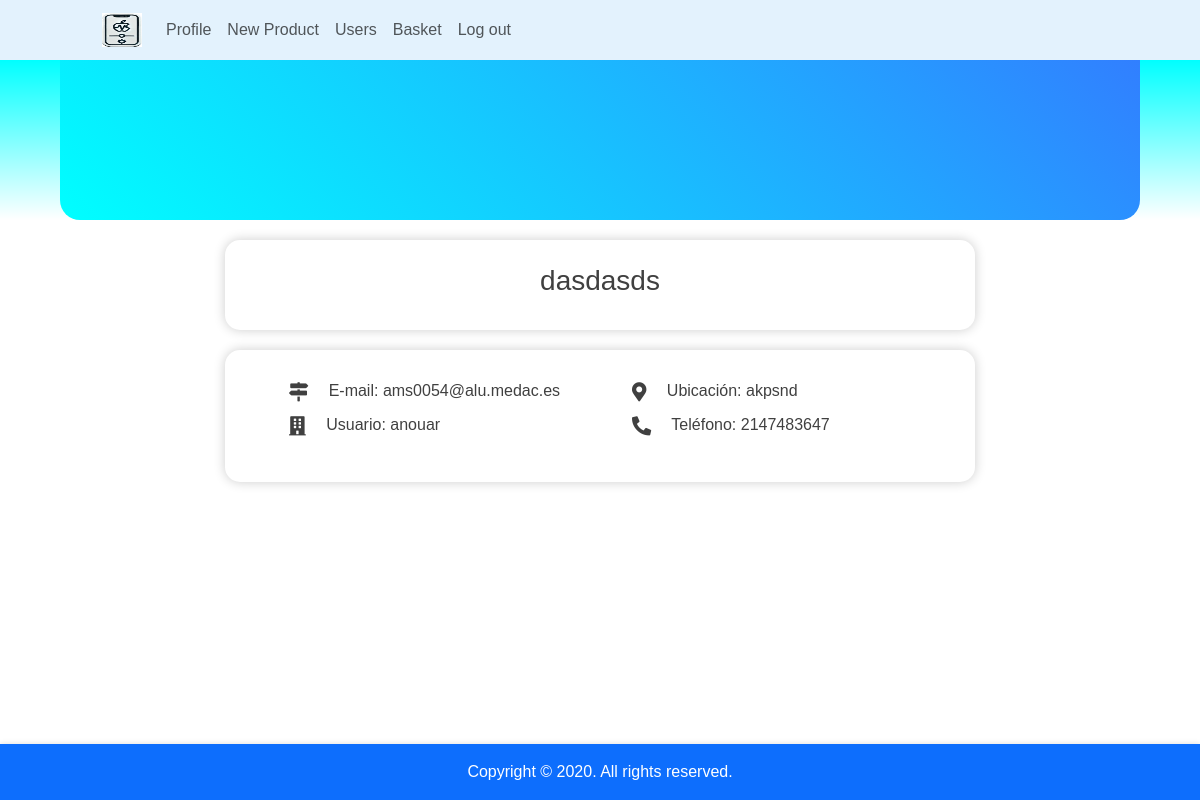
The app's page /root/public/html/profile.php (signed in) with its own data.
### tables this page shows
CREATE TABLE `usuarios` (
  `id` int(11) NOT NULL,
  `username` varchar(20) NOT NULL,
  `password` varchar(255) NOT NULL,
  `admin` tinyint(1) NOT NULL,
  `email` text NOT NULL,
  `telefono` int(11) NOT NULL,
  `ubicacion` text NOT NULL,
  `nombrecompleto` text NOT NULL
);

### server/daos/InfoProfile.php (called while the page is built, shortened)
<?php
include 'coneccion.php';
$usuario = $_SESSION['usuario'];
$sql = "SELECT nombrecompleto, email, username, ubicacion, telefono FROM usuarios WHERE username = ?";
$stmt = $conexion->prepare($sql);
$stmt->bind_param("s", $usuario);
$stmt->execute();
$resultado = $stmt->get_result();
if ($resultado->num_rows > 0) {
    $fila = $resultado->fetch_assoc();
    $nombrecompleto = $fila['nombrecompleto'];
    $email = $fila['email'];
    $username = $fila['username'];
    $ubicacion = $fila['ubicacion'];
    $telefono = $fila['telefono'];
}
?>

### root/public/html/profile.php (the view, shortened to what this page needs)
<?php
include '../../../server/daos/InfoProfile.php' ;
if (isset($_SESSION['usuario'])) {
    if (isset($_SESSION['admin']) && $_SESSION['admin'] == 1) {
        echo '
             <nav class="navbar navbar-expand-lg" style="background-color: #e3f2fd;">
            <div class="container-fluid">
                <a class="navbar-brand" href="onceregistred.php">
                    <img src="../img/logotipo.jpg" alt="Logo" width="40" height="34">
                </a>
                <ul class="navbar-nav me-auto mb-2 mb-lg-0">
                    <li class="nav-item">
                        <a class="nav-link" href="profile.php">Profile</a>
                    </li>
                    <li class="nav-item">
                        <a class="nav-link" href="../html/formprod.php">New Product</a>
                    </li>
                    <li class="nav-item">
                        <a class="nav-link" href="../html/panelusuarios.php">Users</a>
                    </li>
                    <li class="nav-item">
                        <a class="nav-link" href="../html/basket.php">Basket</a>
                    </li>
                        <li class="nav-item">
                        <a class="nav-link" href="../../../server/daos/log_out.php">Log out</a>
                    </li>
                </ul>
            </div>
        </nav>';
    }
}
?>
<!DOCTYPE html>
<html lang="en">
<head>
    <link rel="stylesheet" href="../css/styleprod.css">
    <link rel="stylesheet" type="text/css" href="https://necolas.github.io/normalize.css/8.0.1/normalize.css">
    <link rel="stylesheet" href="../thirdparty/web bootstrap/bootstrap-5.3.3-dist/css/bootstrap.min.css">
    <link rel="stylesheet" href="https://pro.fontawesome.com/releases/v5.10.0/css/all.css" />
</head>
<body>
    <section class="seccion-perfil-usuario">
    <div class="perfil-usuario-header">
        <div class="perfil-usuario-portada">
        </div>
    </div>
    <div class="perfil-usuario-body">
        <div class="perfil-usuario-bio">
            <h3 class="titulo"><?php echo htmlspecialchars($nombrecompleto); ?></h3>
        </div>
        <div class="perfil-usuario-footer">
            <ul class="lista-datos">
                <li><i class="icono fas fa-map-signs"></i> E-mail: <?php echo htmlspecialchars($email); ?></li>
                <li><i class="icono fas fa-building"></i> Usuario: <?php echo htmlspecialchars($username); ?></li>
            </ul>
            <ul class="lista-datos">
                <li><i class="icono fas fa-map-marker-alt"></i> Ubicación: <?php echo htmlspecialchars($ubicacion); ?></li>
                <li><i class="icono fas fa-phone-alt"></i> Teléfono: <?php echo htmlspecialchars($telefono); ?></li>
            </ul>
        </div>
    </div>
</section>
<footer class="footer bg-primary text-white text-center py-3">
    <div class="container">
        <p class="mb-0">Copyright © 2020. All rights reserved.</p>
    </div>
</footer>
</body>
</html>

### root/public/css/styleprod.css (style rules this page uses)
.footer { position: fixed; bottom: 0; width: 100%; padding: 10px 0; background-color: #007bff; color: white; box-shadow: 0 -1px 5px rgba(0, 0, 0, 0.1); z-index: 10; }

### root/public/html/profile.php (style rules this page uses)
html { -webkit-text-size-adjust: 100%; -ms-text-size-adjust: 100%; text-size-adjust: 100%; line-height: 1.4; }
* { margin: 0; padding: 0; -webkit-box-sizing: border-box; -moz-box-sizing: border-box; box-sizing: border-box; }
body { color: #404040; font-family: "Arial", Segoe UI, Tahoma, sans-serifl, Helvetica Neue, Helvetica; }
.navbar>.container, .navbar>.container-fluid, .navbar>.container-lg, .navbar>.container-md, .navbar>.container-sm, .navbar>.container-xl, .navbar>.container-xxl { display: flex; flex-wrap: inherit; align-items: center; justify-content: space-between; margin-left: 90px; }
.seccion-perfil-usuario .perfil-usuario-body, .seccion-perfil-usuario { display: flex; flex-wrap: wrap; flex-direction: column; align-items: center; }
.seccion-perfil-usuario .perfil-usuario-header { width: 100%; display: flex; justify-content: center; background: linear-gradient(#00ffff, transparent); margin-bottom: 1.25rem; }
.seccion-perfil-usuario .perfil-usuario-portada { display: block; position: relative; width: 90%; height: 10rem; background-image: linear-gradient(45deg, #00ffff, #317FFF); border-radius: 0 0 20px 20px; }
.seccion-perfil-usuario .perfil-usuario-body { width: 70%; position: relative; max-width: 750px; }
.seccion-perfil-usuario .perfil-usuario-body .titulo { display: block; width: 100%; font-size: 1.75em; margin-bottom: 0.5rem; }
.seccion-perfil-usuario .perfil-usuario-footer, .seccion-perfil-usuario .perfil-usuario-bio { display: flex; flex-wrap: wrap; padding: 1.5rem 2rem; box-shadow: 0 0 12px rgba(0, 0, 0, .2); background-color: #fff; border-radius: 15px; width: 100%; }
.seccion-perfil-usuario .perfil-usuario-bio { margin-bottom: 1.25rem; text-align: center; }
.seccion-perfil-usuario .lista-datos { width: 50%; list-style: none; }
.seccion-perfil-usuario .lista-datos li { padding: 5px 0; }
.seccion-perfil-usuario .lista-datos li>.icono { margin-right: 1rem; font-size: 1.2rem; vertical-align: middle; }

### records on screen
usuarios: nombrecompleto "dasdasds", email "ams0054@alu.medac.es", username "anouar", ubicacion "akpsnd", telefono "2147483647"
